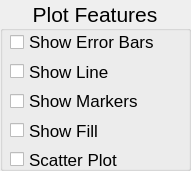
   <widget class="QGroupBox" name="groupBox">
    <property name="geometry">
     <rect>
      <x>570</x>
      <y>120</y>
      <width>191</width>
      <height>171</height>
     </rect>
    </property>
    <property name="font">
     <font>
      <family>Arial</family>
      <pointsize>16</pointsize>
      <weight>50</weight>
      <bold>false</bold>
     </font>
    </property>
    <property name="title">
     <string>Plot Features</string>
    </property>
    <property name="alignment">
     <set>Qt::AlignCenter</set>
    </property>
    <property name="flat">
     <bool>false</bool>
    </property>
    <widget class="QWidget" name="verticalLayoutWidget">
     <property name="geometry">
      <rect>
       <x>10</x>
       <y>30</y>
       <width>171</width>
       <height>141</height>
      </rect>
     </property>
     <property name="font">
      <font>
       <family>Arial</family>
       <pointsize>13</pointsize>
       <weight>50</weight>
       <bold>false</bold>
      </font>
     </property>
     <layout class="QVBoxLayout" name="verticalLayout">
      <item>
       <widget class="QCheckBox" name="chbEB">
        <property name="font">
         <font>
          <family>Arial</family>
          <pointsize>13</pointsize>
          <weight>50</weight>
          <bold>false</bold>
         </font>
        </property>
        <property name="text">
         <string>Show Error Bars</string>
        </property>
       </widget>
      </item>
      <item>
       <widget class="QCheckBox" name="chbL">
        <property name="font">
         <font>
          <family>Arial</family>
          <pointsize>13</pointsize>
          <weight>50</weight>
          <bold>false</bold>
         </font>
        </property>
        <property name="text">
         <string>Show Line</string>
        </property>
       </widget>
      </item>
      <item>
       <widget class="QCheckBox" name="chbM">
        <property name="font">
         <font>
          <family>Arial</family>
          <pointsize>13</pointsize>
          <weight>50</weight>
          <bold>false</bold>
         </font>
        </property>
        <property name="text">
         <string>Show Markers</string>
        </property>
       </widget>
      </item>
      <item>
       <widget class="QCheckBox" name="chbF">
        <property name="font">
         <font>
          <family>Arial</family>
          <pointsize>13</pointsize>
          <weight>50</weight>
          <bold>false</bold>
         </font>
        </property>
        <property name="text">
         <string>Show Fill</string>
        </property>
       </widget>
      </item>
      <item>
       <widget class="QCheckBox" name="chbS">
        <property name="font">
         <font>
          <family>Arial</family>
          <pointsize>13</pointsize>
          <weight>50</weight>
          <bold>false</bold>
         </font>
        </property>
        <property name="text">
         <string>Scatter Plot</string>
        </property>
       </widget>
      </item>
     </layout>
    </widget>
   </widget>
